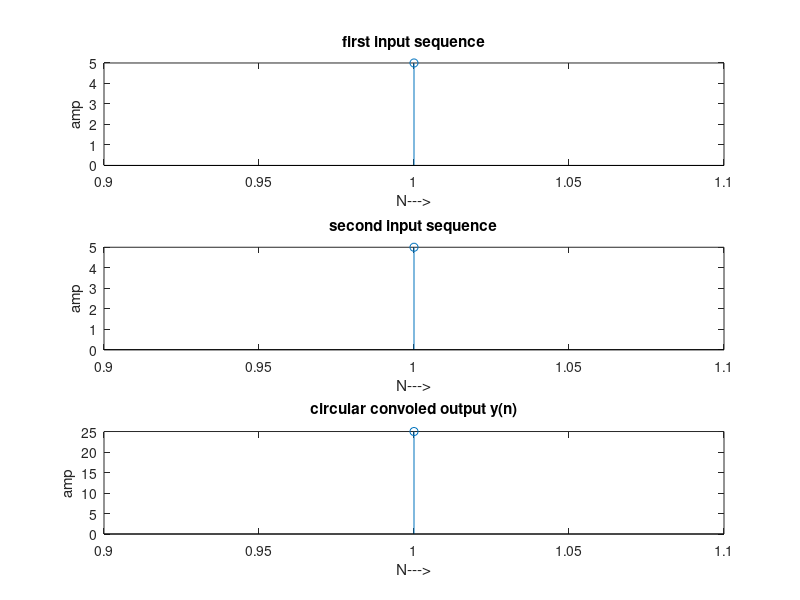

Reproduce this figure in MATLAB.
x1=input('enter the 1st sequence x(n)=')
h1=input('enter the second sequence h(n)=')
n1=length(x1);
n2=length(h1);
N=max(n1,n2);
if(n1>n2)
    h1=[h1,zeros(1,n1-n2)];
else
    x1=[x1,zeros(1,n2-n1)];
end
x=transpose(x1);
h=transpose(h1);
temp=h;
for i=1:N-1;
    temp=circshift(temp,1);
    h=horzcat(h,temp);
end
h
y=h*x
subplot(3,1,1);
stem(x1);
xlabel('N--->');ylabel('amp');title('first input sequence');

subplot(3,1,2);
stem(h1);
xlabel('N--->');ylabel('amp');title('second input sequence');

subplot(3,1,3);
stem(y);
xlabel('N--->');ylabel('amp');title('circular convoled output y(n)');
